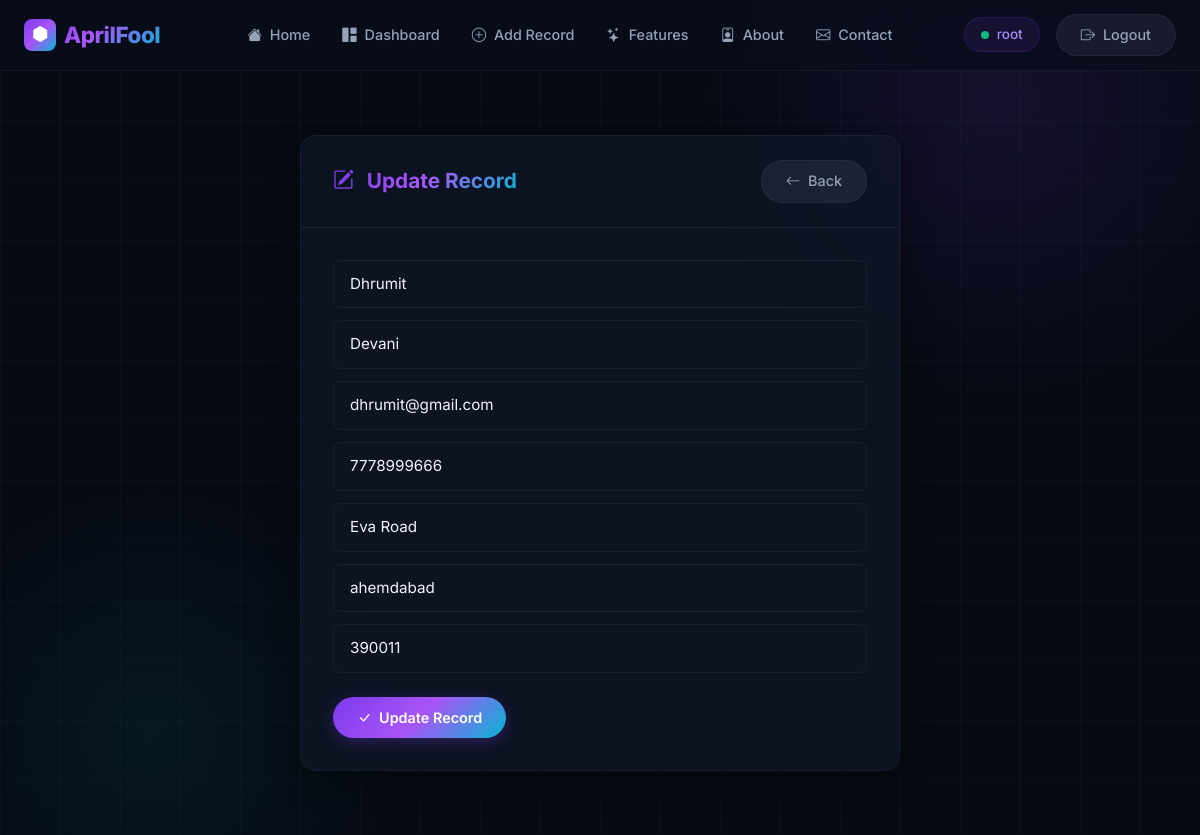
Page /update_record/3 (signed in) on the committed database.
### website/models.py (models this page shows, shortened)
class Record(models.Model):
    created_at = models.DateTimeField(auto_now_add=True)
    first_name = models.CharField(max_length=100)
    last_name =models.CharField(max_length=100)
    email = models.CharField(max_length=100)
    phone_number = models.CharField(max_length=10)
    address =models.CharField(max_length=100)
    city =models.CharField(max_length=50)
    zipcode =models.CharField(max_length=6)

### website/views.py (the view, shortened to what this page needs)
# urls.py: path('update_record/<int:pk>', views.update_record, name='update_record'),
def update_record(request, pk):
    if request.user.is_authenticated:
        try:
            current_record = Record.objects.get(id=pk)
        except Record.DoesNotExist:
            messages.error(request, 'Record not found.')
            return redirect('home')
        form = AddRecordForm(request.POST or None, instance=current_record)
        return render(request, 'update_record.html', {'form': form})
    else:
        messages.error(request, 'You must be logged in to update records.')
        return redirect('home')

### website/templates/update_record.html (shortened to what this page needs)
{% extends 'base.html' %}
{% block content %}
<div class="nexus-form-wrapper">
    <div class="nexus-card">
        <div class="nexus-card-header">
            <h2><i class="bi bi-pencil-square me-2"></i> Update Record</h2>
            <a href="{% url 'home' %}" class="btn btn-nexus-secondary btn-sm">
                <i class="bi bi-arrow-left me-1"></i> Back
            </a>
        </div>
        <div class="nexus-card-body">
            <form method="POST" id="updateRecordForm">
                {{ form.as_p }}
                <div class="mt-4">
                    <button type="submit" class="btn btn-nexus-primary" id="updateRecordSubmit">
                        <i class="bi bi-check-lg me-1"></i> Update Record
                    </button>
                </div>
            </form>
        </div>
    </div>
</div>
{% endblock %}

### website/templates/navbar.html (shortened to what this page needs)
<nav class="navbar navbar-expand-lg nexus-navbar sticky-top">
    <div class="container-fluid px-4">
        <a class="navbar-brand" href="{% url 'home' %}">
            <span class="brand-icon"><i class="bi bi-hexagon-fill"></i></span>
            AprilFool
        </a>
        <div class="collapse navbar-collapse" id="navbarNav">
            <ul class="navbar-nav mx-auto">
                <li class="nav-item">
                    <a class="nav-link" href="{% url 'home' %}">
                        <i class="bi bi-house-fill me-1"></i> Home
                    </a>
                </li>
                {% if user.is_authenticated %}
                <li class="nav-item">
                    <a class="nav-link" href="{% url 'home' %}">
                        <i class="bi bi-grid-1x2-fill me-1"></i> Dashboard
                    </a>
                </li>
                <li class="nav-item">
                    <a class="nav-link" href="{% url 'add_record' %}">
                        <i class="bi bi-plus-circle me-1"></i> Add Record
                    </a>
                </li>
                {% endif %}
                <li class="nav-item">
                    <a class="nav-link" href="{% url 'features' %}">
                        <i class="bi bi-stars me-1"></i> Features
                    </a>
                </li>
                <li class="nav-item">
                    <a class="nav-link" href="{% url 'about' %}">
                        <i class="bi bi-person-badge me-1"></i> About
                    </a>
                </li>
                <li class="nav-item">
                    <a class="nav-link" href="{% url 'contact' %}">
                        <i class="bi bi-envelope me-1"></i> Contact
                    </a>
                </li>
            </ul>
            <div class="d-flex align-items-center gap-3">
                {% if user.is_authenticated %}
                    <span class="nexus-user-badge">
                        <span class="user-dot"></span>
                        {{ user.username }}
                    </span>
                    <a class="btn btn-nexus-secondary btn-sm" href="{% url 'logout' %}">
                        <i class="bi bi-box-arrow-right me-1"></i> Logout
                    </a>
                {% else %}
                    <a class="btn btn-nexus-secondary btn-sm" href="{% url 'register' %}">Register</a>
                    <a class="btn btn-nexus-primary btn-sm" href="{% url 'home' %}">
                        <i class="bi bi-box-arrow-in-right me-1"></i> Login
                    </a>
                {% endif %}
            </div>
        </div>
    </div>
</nav>

### rows in the picture
Record: first_name "Dhrumit", last_name "Devani", email "dhrumit@gmail.com", phone_number "7778999666", address "Eva Road", city "ahemdabad", zipcode "390011"

### other values in the picture
{{ user.username }} "root"
